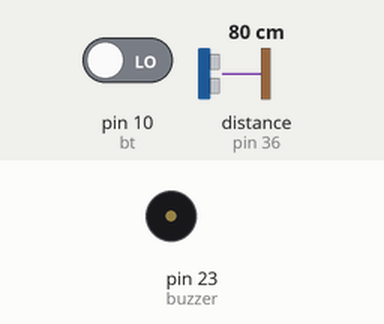
Recording of a sketch running on a simulated Arduino Mega 2560, built with avr-gcc and run on an emulated ATmega2560. On the bench: buzzer (waves = sounding, pin HIGH). Wiring (inferred from the names in the program): ultrasonic range finder: trigger pin 37; echo pin 36. Inputs (shaded band) come from the test bench; at power-on: distance to the obstacle (sensor on pin 36) 80 cm, pin 10 (bt) LOW. The echo pulse lasts 58.3 µs per cm; pins used as bus, display or sensor lines are not drawn.

Above: at 1.2 s.
1.3 s: distance to the obstacle (sensor on pin 36) set to 55 cm
2.8 s: distance to the obstacle (sensor on pin 36) set to 48 cm
At 3.4 s:
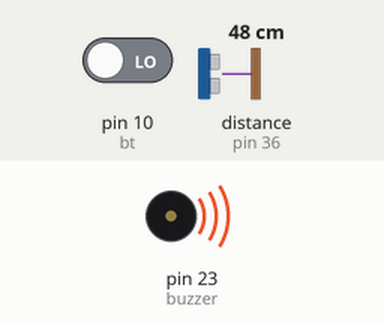
6.3 s: distance to the obstacle (sensor on pin 36) set to 60 cm
At 7.3 s:
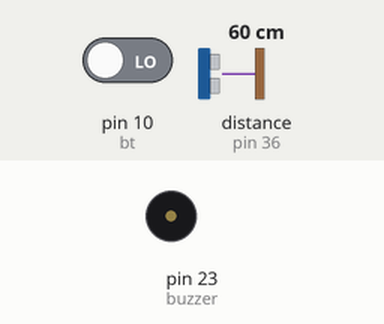
7.9 s: distance to the obstacle (sensor on pin 36) set to 2 cm
At 8.9 s:
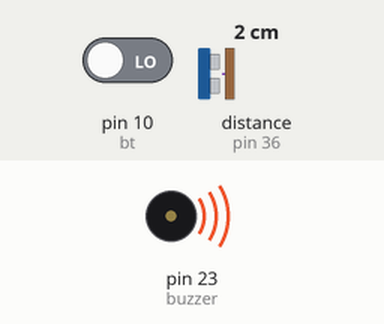
Timing chart, 0 to 10.5 s (numbered marks = the images above; inputs shaded):
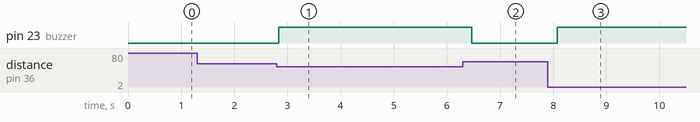

The sketch:

smart_blind_stick.ino
```cpp
const int trigPin = 37;
const int echoPin = 36;
const int buzzer = 23;
const int bt=10;
long duration;
int distance;
int safetyDistance;

void setup()
{
  Serial.begin(9600);
  pinMode(trigPin, OUTPUT);
  pinMode(echoPin, INPUT);
  pinMode(buzzer, OUTPUT);
  pinMode(bt,INPUT);
}

void loop()
{
    digitalWrite(trigPin, LOW);
    delayMicroseconds(2);
    digitalWrite(trigPin, HIGH);
    delayMicroseconds(10);
    digitalWrite(trigPin, LOW);
    duration = pulseIn(echoPin, HIGH);
    distance= duration*0.034/2;
    safetyDistance = distance;
    if (safetyDistance <= 50)
    {
        digitalWrite(buzzer, HIGH);
    }
    else
    {
        digitalWrite(buzzer, LOW);
    }
    if(digitalRead(bt)==HIGH)
    {
        Serial.println("a");
    }
    delay(400);
}
```

Measured:
- the behaviour switches between 52 and 51 cm on distance to the obstacle (sensor on pin 36) (found by bisection; images 0 and 1)
- after the input at 1.3 s, every drawn part: stays the same
- after the input at 2.8 s, pin 23 (buzzer): LOW → HIGH at once
- after the input at 6.3 s, pin 23 (buzzer): HIGH → LOW after 0.17 s
- after the input at 7.9 s, pin 23 (buzzer): LOW → HIGH after 0.18 s
